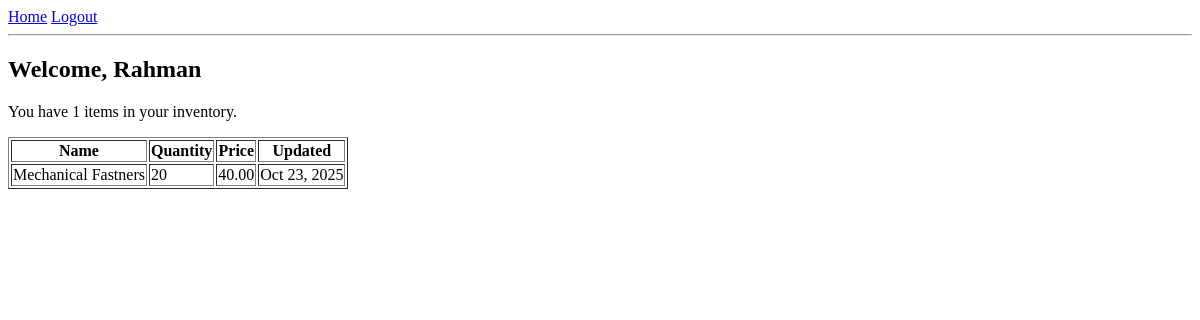
Before: /api/dashboard/ (signed in) with the older database file.
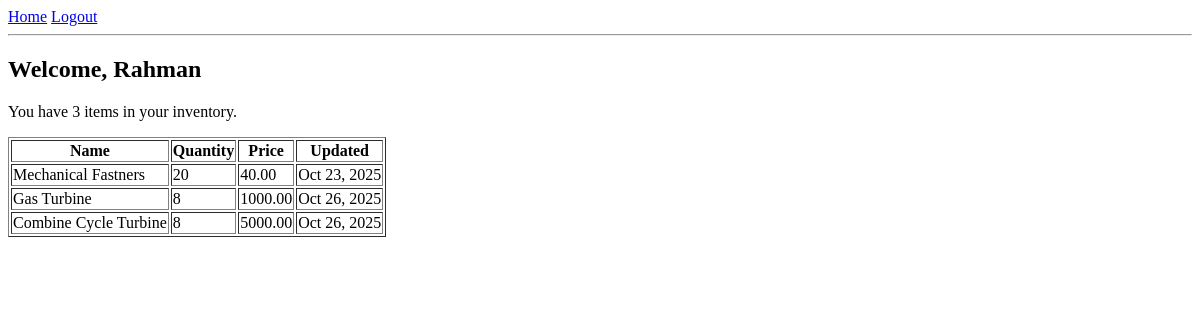
After: the same page with the newer database file.
### API/models.py (models this page shows, shortened)
class InventoryItem(models.Model):
    name = models.CharField(max_length=100)
    description = models.TextField(blank=True)
    quantity = models.PositiveIntegerField(default=0)
    price = models.DecimalField(max_digits=10, decimal_places=2)
    created_by = models.ForeignKey(User, on_delete=models.SET_NULL, null=True, related_name="items_created")
    updated_by = models.ForeignKey(User, on_delete=models.SET_NULL, null=True, related_name="items_updated")
    created_at = models.DateTimeField(auto_now_add=True)
    updated_at = models.DateTimeField(auto_now=True)

### API/views_auth.py (the view)
# urls.py: path('dashboard/', views_auth.dashboard_view, name='dashboard'),
@login_required(login_url="login")
def dashboard_view(request):
    items = InventoryItem.objects.all()
    return render(request, "dashboard.html", {"items": items})

### API/templates/dashboard.html (shortened to what this page needs)
{% extends 'base.html' %}
{% block content %}
<h2>Welcome, {{ user.username }}</h2>
<p>You have {{ items.count }} items in your inventory.</p>
<table border="1">
  <tr>
    <th>Name</th><th>Quantity</th><th>Price</th><th>Updated</th>
  </tr>
  {% for item in items %}
  <tr>
    <td>{{ item.name }}</td>
    <td>{{ item.quantity }}</td>
    <td>{{ item.price }}</td>
    <td>{{ item.updated_at|date:"M d, Y" }}</td>
  </tr>
  {% endfor %}
</table>
{% endblock %}

### API/templates/base.html (shortened to what this page needs)
<!DOCTYPE html>
<html lang="en">
<head>
    {% load static %}
  <link rel="stylesheet" href="{% static 'css/style.css' %}">
</head>
<body>
  <nav>
    <a href="/">Home</a>
    {% if user.is_authenticated %}
      <a href="{% url 'logout' %}">Logout</a>
    {% else %}
      <a href="{% url 'login' %}">Login</a>
      <a href="{% url 'register' %}">Register</a>
    {% endif %}
  </nav>
  <hr>
  {% block content %}{% endblock %}
</body>
</html>

Changed rows visible on the page:
added InventoryItem: name "Gas Turbine", quantity "8", price "1000.00", updated_at "Oct 26, 2025"
added InventoryItem: name "Combine Cycle Turbine", quantity "8", price "5000.00", updated_at "Oct 26, 2025"
Other visible differences:
{{ items.count }}: "1" → "3"
